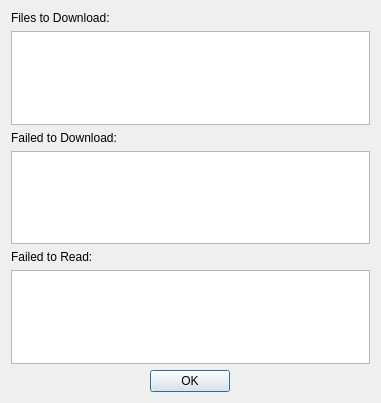
<?xml version="1.0" encoding="UTF-8"?>
<ui version="4.0">
 <class>DatabaseSummaryWin</class>
 <widget class="QDialog" name="DatabaseSummaryWin">
  <property name="geometry">
   <rect>
    <x>0</x>
    <y>0</y>
    <width>381</width>
    <height>403</height>
   </rect>
  </property>
  <property name="windowTitle">
   <string>Genbank Division Download Summary</string>
  </property>
  <layout class="QVBoxLayout" name="verticalLayout">
   <item>
    <widget class="QLabel" name="label">
     <property name="text">
      <string>Files to Download:</string>
     </property>
    </widget>
   </item>
   <item>
    <widget class="QListWidget" name="dlList"/>
   </item>
   <item>
    <widget class="QLabel" name="label_2">
     <property name="text">
      <string>Failed to Download:</string>
     </property>
    </widget>
   </item>
   <item>
    <widget class="QListWidget" name="dlFailedList"/>
   </item>
   <item>
    <widget class="QLabel" name="label_3">
     <property name="text">
      <string>Failed to Read:</string>
     </property>
    </widget>
   </item>
   <item>
    <widget class="QListWidget" name="processFailedList"/>
   </item>
   <item alignment="Qt::AlignHCenter">
    <widget class="QPushButton" name="closeBtn">
     <property name="sizePolicy">
      <sizepolicy hsizetype="Fixed" vsizetype="Fixed">
       <horstretch>0</horstretch>
       <verstretch>0</verstretch>
      </sizepolicy>
     </property>
     <property name="text">
      <string>OK</string>
     </property>
    </widget>
   </item>
  </layout>
 </widget>
 <resources/>
 <connections>
  <connection>
   <sender>closeBtn</sender>
   <signal>clicked()</signal>
   <receiver>DatabaseSummaryWin</receiver>
   <slot>close()</slot>
   <hints>
    <hint type="sourcelabel">
     <x>190</x>
     <y>382</y>
    </hint>
    <hint type="destinationlabel">
     <x>190</x>
     <y>201</y>
    </hint>
   </hints>
  </connection>
 </connections>
</ui>
